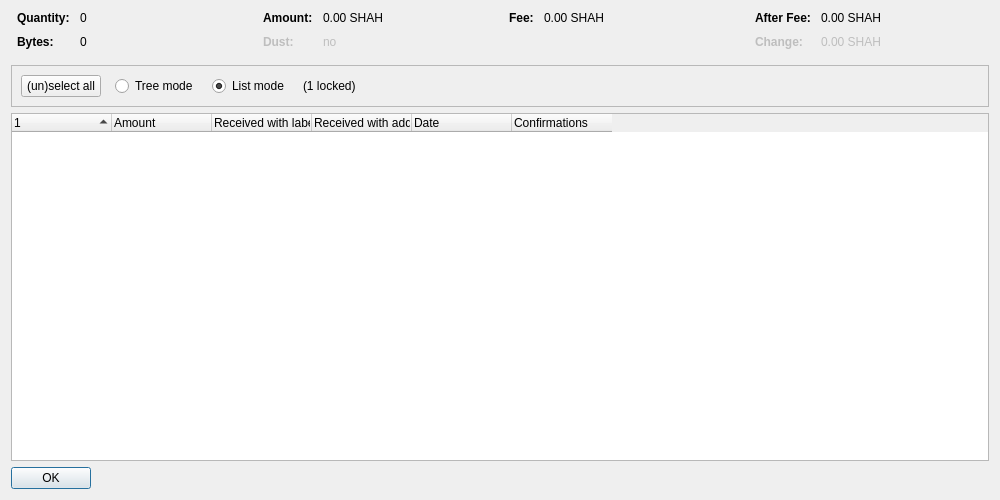
<?xml version="1.0" encoding="UTF-8"?>
<ui version="4.0">
 <class>CoinControlDialog</class>
 <widget class="QDialog" name="CoinControlDialog">
  <property name="geometry">
   <rect>
    <x>0</x>
    <y>0</y>
    <width>1000</width>
    <height>500</height>
   </rect>
  </property>
  <property name="windowTitle">
   <string>Coin Selection</string>
  </property>
  <layout class="QVBoxLayout" name="verticalLayout">
   <item>
    <layout class="QHBoxLayout" name="horizontalLayoutTop" stretch="0,0,0,0">
     <property name="topMargin">
      <number>0</number>
     </property>
     <property name="bottomMargin">
      <number>10</number>
     </property>
     <item>
      <layout class="QFormLayout" name="formLayoutCoinControl1">
       <property name="horizontalSpacing">
        <number>10</number>
       </property>
       <property name="verticalSpacing">
        <number>10</number>
       </property>
       <property name="leftMargin">
        <number>6</number>
       </property>
       <property name="rightMargin">
        <number>6</number>
       </property>
       <item row="0" column="0">
        <widget class="QLabel" name="labelCoinControlQuantityText">
         <property name="font">
          <font>
           <weight>75</weight>
           <bold>true</bold>
          </font>
         </property>
         <property name="text">
          <string>Quantity:</string>
         </property>
        </widget>
       </item>
       <item row="0" column="1">
        <widget class="QLabel" name="labelCoinControlQuantity">
         <property name="cursor">
          <cursorShape>IBeamCursor</cursorShape>
         </property>
         <property name="contextMenuPolicy">
          <enum>Qt::ActionsContextMenu</enum>
         </property>
         <property name="text">
          <string notr="true">0</string>
         </property>
         <property name="textInteractionFlags">
          <set>Qt::LinksAccessibleByMouse|Qt::TextSelectableByKeyboard|Qt::TextSelectableByMouse</set>
         </property>
        </widget>
       </item>
       <item row="1" column="0">
        <widget class="QLabel" name="labelCoinControlBytesText">
         <property name="font">
          <font>
           <weight>75</weight>
           <bold>true</bold>
          </font>
         </property>
         <property name="text">
          <string>Bytes:</string>
         </property>
        </widget>
       </item>
       <item row="1" column="1">
        <widget class="QLabel" name="labelCoinControlBytes">
         <property name="cursor">
          <cursorShape>IBeamCursor</cursorShape>
         </property>
         <property name="contextMenuPolicy">
          <enum>Qt::ActionsContextMenu</enum>
         </property>
         <property name="text">
          <string notr="true">0</string>
         </property>
         <property name="textInteractionFlags">
          <set>Qt::LinksAccessibleByMouse|Qt::TextSelectableByKeyboard|Qt::TextSelectableByMouse</set>
         </property>
        </widget>
       </item>
      </layout>
     </item>
     <item>
      <layout class="QFormLayout" name="formLayoutCoinControl2">
       <property name="horizontalSpacing">
        <number>10</number>
       </property>
       <property name="verticalSpacing">
        <number>10</number>
       </property>
       <property name="leftMargin">
        <number>6</number>
       </property>
       <property name="rightMargin">
        <number>6</number>
       </property>
       <item row="0" column="0">
        <widget class="QLabel" name="labelCoinControlAmountText">
         <property name="font">
          <font>
           <weight>75</weight>
           <bold>true</bold>
          </font>
         </property>
         <property name="text">
          <string>Amount:</string>
         </property>
        </widget>
       </item>
       <item row="0" column="1">
        <widget class="QLabel" name="labelCoinControlAmount">
         <property name="cursor">
          <cursorShape>IBeamCursor</cursorShape>
         </property>
         <property name="contextMenuPolicy">
          <enum>Qt::ActionsContextMenu</enum>
         </property>
         <property name="text">
          <string notr="true">0.00 SHAH</string>
         </property>
         <property name="textInteractionFlags">
          <set>Qt::LinksAccessibleByMouse|Qt::TextSelectableByKeyboard|Qt::TextSelectableByMouse</set>
         </property>
        </widget>
       </item>
       <item row="1" column="0">
        <widget class="QLabel" name="labelCoinControlLowOutputText">
         <property name="enabled">
          <bool>false</bool>
         </property>
         <property name="font">
          <font>
           <weight>75</weight>
           <bold>true</bold>
          </font>
         </property>
         <property name="text">
          <string>Dust:</string>
         </property>
        </widget>
       </item>
       <item row="1" column="1">
        <widget class="QLabel" name="labelCoinControlLowOutput">
         <property name="enabled">
          <bool>false</bool>
         </property>
         <property name="cursor">
          <cursorShape>IBeamCursor</cursorShape>
         </property>
         <property name="contextMenuPolicy">
          <enum>Qt::ActionsContextMenu</enum>
         </property>
         <property name="text">
          <string notr="true">no</string>
         </property>
         <property name="textInteractionFlags">
          <set>Qt::LinksAccessibleByMouse|Qt::TextSelectableByKeyboard|Qt::TextSelectableByMouse</set>
         </property>
        </widget>
       </item>
      </layout>
     </item>
     <item>
      <layout class="QFormLayout" name="formLayoutCoinControl3">
       <property name="horizontalSpacing">
        <number>10</number>
       </property>
       <property name="verticalSpacing">
        <number>10</number>
       </property>
       <property name="leftMargin">
        <number>6</number>
       </property>
       <property name="rightMargin">
        <number>6</number>
       </property>
       <item row="0" column="0">
        <widget class="QLabel" name="labelCoinControlFeeText">
         <property name="font">
          <font>
           <weight>75</weight>
           <bold>true</bold>
          </font>
         </property>
         <property name="text">
          <string>Fee:</string>
         </property>
        </widget>
       </item>
       <item row="0" column="1">
        <widget class="QLabel" name="labelCoinControlFee">
         <property name="cursor">
          <cursorShape>IBeamCursor</cursorShape>
         </property>
         <property name="contextMenuPolicy">
          <enum>Qt::ActionsContextMenu</enum>
         </property>
         <property name="text">
          <string notr="true">0.00 SHAH</string>
         </property>
         <property name="textInteractionFlags">
          <set>Qt::LinksAccessibleByMouse|Qt::TextSelectableByKeyboard|Qt::TextSelectableByMouse</set>
         </property>
        </widget>
       </item>
      </layout>
     </item>
     <item>
      <layout class="QFormLayout" name="formLayoutCoinControl4">
       <property name="horizontalSpacing">
        <number>10</number>
       </property>
       <property name="verticalSpacing">
        <number>10</number>
       </property>
       <property name="leftMargin">
        <number>6</number>
       </property>
       <property name="rightMargin">
        <number>6</number>
       </property>
       <item row="0" column="0">
        <widget class="QLabel" name="labelCoinControlAfterFeeText">
         <property name="font">
          <font>
           <weight>75</weight>
           <bold>true</bold>
          </font>
         </property>
         <property name="text">
          <string>After Fee:</string>
         </property>
        </widget>
       </item>
       <item row="0" column="1">
        <widget class="QLabel" name="labelCoinControlAfterFee">
         <property name="cursor">
          <cursorShape>IBeamCursor</cursorShape>
         </property>
         <property name="contextMenuPolicy">
          <enum>Qt::ActionsContextMenu</enum>
         </property>
         <property name="text">
          <string notr="true">0.00 SHAH</string>
         </property>
         <property name="textInteractionFlags">
          <set>Qt::LinksAccessibleByMouse|Qt::TextSelectableByKeyboard|Qt::TextSelectableByMouse</set>
         </property>
        </widget>
       </item>
       <item row="1" column="0">
        <widget class="QLabel" name="labelCoinControlChangeText">
         <property name="enabled">
          <bool>false</bool>
         </property>
         <property name="font">
          <font>
           <weight>75</weight>
           <bold>true</bold>
          </font>
         </property>
         <property name="text">
          <string>Change:</string>
         </property>
        </widget>
       </item>
       <item row="1" column="1">
        <widget class="QLabel" name="labelCoinControlChange">
         <property name="enabled">
          <bool>false</bool>
         </property>
         <property name="cursor">
          <cursorShape>IBeamCursor</cursorShape>
         </property>
         <property name="contextMenuPolicy">
          <enum>Qt::ActionsContextMenu</enum>
         </property>
         <property name="text">
          <string notr="true">0.00 SHAH</string>
         </property>
         <property name="textInteractionFlags">
          <set>Qt::LinksAccessibleByMouse|Qt::TextSelectableByKeyboard|Qt::TextSelectableByMouse</set>
         </property>
        </widget>
       </item>
      </layout>
     </item>
    </layout>
   </item>
   <item>
    <widget class="QFrame" name="frame">
     <property name="minimumSize">
      <size>
       <width>0</width>
       <height>40</height>
      </size>
     </property>
     <property name="frameShape">
      <enum>QFrame::StyledPanel</enum>
     </property>
     <property name="frameShadow">
      <enum>QFrame::Sunken</enum>
     </property>
     <layout class="QHBoxLayout" name="horizontalLayout">
      <item>
       <layout class="QHBoxLayout" name="horizontalLayoutPanel" stretch="0,0,0,0,0">
        <property name="spacing">
         <number>14</number>
        </property>
        <item>
         <widget class="QPushButton" name="pushButtonSelectAll">
          <property name="sizePolicy">
           <sizepolicy hsizetype="Maximum" vsizetype="Fixed">
            <horstretch>0</horstretch>
            <verstretch>0</verstretch>
           </sizepolicy>
          </property>
          <property name="text">
           <string>(un)select all</string>
          </property>
          <property name="autoDefault">
           <bool>false</bool>
          </property>
         </widget>
        </item>
        <item>
         <widget class="QRadioButton" name="radioTreeMode">
          <property name="sizePolicy">
           <sizepolicy hsizetype="Maximum" vsizetype="Fixed">
            <horstretch>0</horstretch>
            <verstretch>0</verstretch>
           </sizepolicy>
          </property>
          <property name="text">
           <string>Tree mode</string>
          </property>
         </widget>
        </item>
        <item>
         <widget class="QRadioButton" name="radioListMode">
          <property name="sizePolicy">
           <sizepolicy hsizetype="Maximum" vsizetype="Fixed">
            <horstretch>0</horstretch>
            <verstretch>0</verstretch>
           </sizepolicy>
          </property>
          <property name="text">
           <string>List mode</string>
          </property>
          <property name="checked">
           <bool>true</bool>
          </property>
         </widget>
        </item>
        <item>
         <widget class="QLabel" name="labelLocked">
          <property name="text">
           <string notr="true">(1 locked)</string>
          </property>
         </widget>
        </item>
        <item>
         <spacer name="horizontalSpacer">
          <property name="orientation">
           <enum>Qt::Horizontal</enum>
          </property>
          <property name="sizeHint" stdset="0">
           <size>
            <width>40</width>
            <height>20</height>
           </size>
          </property>
         </spacer>
        </item>
       </layout>
      </item>
     </layout>
    </widget>
   </item>
   <item>
    <widget class="CoinControlTreeWidget" name="treeWidget">
     <property name="contextMenuPolicy">
      <enum>Qt::CustomContextMenu</enum>
     </property>
     <property name="sortingEnabled">
      <bool>false</bool>
     </property>
     <property name="columnCount">
      <number>6</number>
     </property>
     <attribute name="headerShowSortIndicator" stdset="0">
      <bool>true</bool>
     </attribute>
     <attribute name="headerStretchLastSection">
      <bool>false</bool>
     </attribute>
     <column>
      <property name="text">
       <string/>
      </property>
     </column>
     <column>
      <property name="text">
       <string>Amount</string>
      </property>
     </column>
     <column>
      <property name="text">
       <string>Received with label</string>
      </property>
     </column>
     <column>
      <property name="text">
       <string>Received with address</string>
      </property>
     </column>
     <column>
      <property name="text">
       <string>Date</string>
      </property>
     </column>
     <column>
      <property name="text">
       <string>Confirmations</string>
      </property>
      <property name="toolTip">
       <string>Confirmed</string>
      </property>
     </column>
     <column>
      <property name="text">
       <string/>
      </property>
     </column>
     <column>
      <property name="text">
       <string/>
      </property>
     </column>
     <column>
      <property name="text">
       <string/>
      </property>
     </column>
     <column>
      <property name="text">
       <string/>
      </property>
     </column>
    </widget>
   </item>
   <item>
    <widget class="QDialogButtonBox" name="buttonBox">
     <property name="sizePolicy">
      <sizepolicy hsizetype="Maximum" vsizetype="Fixed">
       <horstretch>0</horstretch>
       <verstretch>0</verstretch>
      </sizepolicy>
     </property>
     <property name="orientation">
      <enum>Qt::Horizontal</enum>
     </property>
     <property name="standardButtons">
      <set>QDialogButtonBox::Ok</set>
     </property>
    </widget>
   </item>
  </layout>
 </widget>
 <customwidgets>
  <customwidget>
   <class>CoinControlTreeWidget</class>
   <extends>QTreeWidget</extends>
   <header>qt/coincontroltreewidget.h</header>
  </customwidget>
 </customwidgets>
 <resources/>
 <connections/>
</ui>
